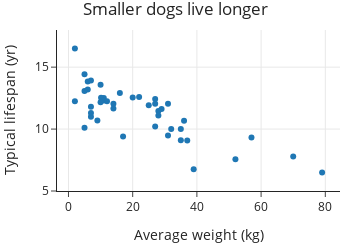

This figure's notebook cell:
### Markdown cell above
The `.update_layout()` method lets us modify any property of a layout.
This includes the plot title (`title`), margins (`margins` dictionary), 
and whether to display a legend (`showlegend`).
The `plotly` documentation has the full list of [layout properties](https://plotly.com/python-api-reference/generated/plotly.graph_objects.Layout.html).

`Figure` objects also have `.update_xaxes()` and `.update_yaxes()` functions,
which are similar to `.update_layout()`. These two functions let us modify
properties of the axes, like the axis limits (`range`), number of ticks
(`nticks`), and axis label (`title`). Here, we adjust the range of the y-axis and change the title on the x-axis. We also add a title to the plot and update the layout so that the title is not cut off:

### Code cell
fig = px.scatter(
    dogs, x="weight", y="longevity",
    title="Smaller dogs live longer",
    width=350, height=250,
)

fig.update_yaxes(range=[5, 18], title="Typical lifespan (yr)")
fig.update_xaxes(title="Average weight (kg)")
fig.update_layout(margin=dict(t=30))
fig

### Figure 1 — Plotly figure (JSON) as saved in the notebook; plotly's stock layout.template omitted (floating-point values rounded to 4 significant figures)
{"data": [{"hovertemplate": "weight=%{x}<br>longevity=%{y}<extra></extra>", "legendgroup": "", "marker": {"color": "#1F77B4", "symbol": "circle"}, "mode": "markers", "name": "", "orientation": "v", "showlegend": false, "type": "scatter", "x": [16, 6, 14, 11, 10.15, 22, 7, 7, 2, 20, 28, 27, 5, 31, 2, 6, 29, 27, 31, 11, 28, 7, 5, 5, 7, 10, 14, 12, 32, 10, 35, 9, 17, 25, 57, 35, 37, 27, 36, 39, 52, 79, 70], "xaxis": "x", "y": [12.92, 13.84, 11.66, 12.5, 12.53, 12.58, 13.92, 11.81, 16.5, 12.54, 11.46, 12.42, 14.42, 12.04, 12.25, 13.2, 11.63, 12.04, 9.48, 12.31, 11.1, 11, 13.07, 10.1, 11.29, 13.58, 12.05, 12.25, 10, 12.17, 10, 10.69, 9.4, 11.92, 9.32, 9.1, 9.08, 10.21, 10.67, 6.75, 7.57, 6.5, 7.78], "yaxis": "y"}], "layout": {"height": 250, "legend": {"tracegroupgap": 0}, "margin": {"t": 30}, "title": {"text": "Smaller dogs live longer"}, "width": 350, "xaxis": {"anchor": "y", "autorange": true, "domain": [0, 1], "range": [-3.576, 84.58], "title": {"text": "Average weight (kg)"}, "type": "linear"}, "yaxis": {"anchor": "x", "domain": [0, 1], "range": [5, 18], "title": {"text": "Typical lifespan (yr)"}, "type": "linear"}}}
